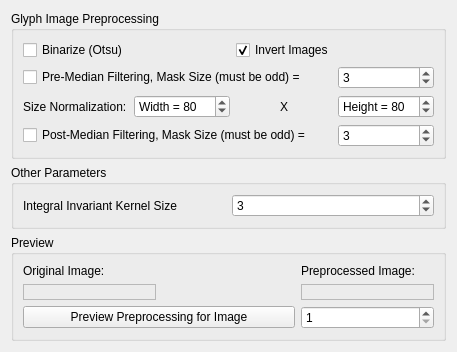
<?xml version="1.0" encoding="UTF-8"?>
<ui version="4.0">
 <class>PreprocessingWidget</class>
 <widget class="QWidget" name="PreprocessingWidget">
  <property name="geometry">
   <rect>
    <x>0</x>
    <y>0</y>
    <width>457</width>
    <height>371</height>
   </rect>
  </property>
  <property name="sizePolicy">
   <sizepolicy hsizetype="Preferred" vsizetype="Maximum">
    <horstretch>0</horstretch>
    <verstretch>0</verstretch>
   </sizepolicy>
  </property>
  <property name="windowTitle">
   <string>Form</string>
  </property>
  <layout class="QGridLayout" name="gridLayout_2">
   <property name="sizeConstraint">
    <enum>QLayout::SetMaximumSize</enum>
   </property>
   <item row="0" column="0" colspan="2">
    <widget class="QGroupBox" name="glyphImagePreprocessingGroupBox">
     <property name="sizePolicy">
      <sizepolicy hsizetype="Preferred" vsizetype="Maximum">
       <horstretch>0</horstretch>
       <verstretch>0</verstretch>
      </sizepolicy>
     </property>
     <property name="title">
      <string>Glyph Image Preprocessing</string>
     </property>
     <layout class="QGridLayout" name="gridLayout">
      <item row="0" column="0">
       <widget class="QCheckBox" name="binarizeCheckBox">
        <property name="toolTip">
         <string>Check this, if source images are not binarized yet.</string>
        </property>
        <property name="text">
         <string>Binarize (Otsu)</string>
        </property>
       </widget>
      </item>
      <item row="0" column="2" colspan="2">
       <widget class="QCheckBox" name="invertCheckBox">
        <property name="toolTip">
         <string>Should the binarized image be inverted?</string>
        </property>
        <property name="text">
         <string>Invert Images</string>
        </property>
        <property name="checked">
         <bool>true</bool>
        </property>
       </widget>
      </item>
      <item row="1" column="0" colspan="3">
       <widget class="QCheckBox" name="preMedianCheckBox">
        <property name="toolTip">
         <string>Check, to perform pre-median filtering with specified mask size</string>
        </property>
        <property name="text">
         <string>Pre-Median Filtering, Mask Size (must be odd) = </string>
        </property>
       </widget>
      </item>
      <item row="1" column="3">
       <widget class="QSpinBox" name="preMedianSpinBox">
        <property name="minimum">
         <number>1</number>
        </property>
        <property name="singleStep">
         <number>2</number>
        </property>
        <property name="value">
         <number>3</number>
        </property>
       </widget>
      </item>
      <item row="2" column="0">
       <widget class="QLabel" name="label">
        <property name="text">
         <string>Size Normalization:</string>
        </property>
       </widget>
      </item>
      <item row="2" column="1">
       <widget class="QSpinBox" name="newSizeWidthSpinBox">
        <property name="suffix">
         <string/>
        </property>
        <property name="prefix">
         <string>Width = </string>
        </property>
        <property name="minimum">
         <number>1</number>
        </property>
        <property name="maximum">
         <number>200</number>
        </property>
        <property name="value">
         <number>80</number>
        </property>
       </widget>
      </item>
      <item row="2" column="3">
       <widget class="QSpinBox" name="newSizeHeightSpinBox">
        <property name="prefix">
         <string>Height = </string>
        </property>
        <property name="minimum">
         <number>1</number>
        </property>
        <property name="maximum">
         <number>200</number>
        </property>
        <property name="value">
         <number>80</number>
        </property>
       </widget>
      </item>
      <item row="3" column="0" colspan="3">
       <widget class="QCheckBox" name="postMedianCheckBox">
        <property name="toolTip">
         <string>Check, to perform pre-median filtering with specified mask size</string>
        </property>
        <property name="text">
         <string>Post-Median Filtering, Mask Size (must be odd) = </string>
        </property>
       </widget>
      </item>
      <item row="3" column="3">
       <widget class="QSpinBox" name="postMedianSpinBox">
        <property name="minimum">
         <number>1</number>
        </property>
        <property name="singleStep">
         <number>2</number>
        </property>
        <property name="value">
         <number>3</number>
        </property>
       </widget>
      </item>
      <item row="2" column="2">
       <widget class="QLabel" name="label_2">
        <property name="text">
         <string>X</string>
        </property>
        <property name="alignment">
         <set>Qt::AlignCenter</set>
        </property>
       </widget>
      </item>
     </layout>
    </widget>
   </item>
   <item row="1" column="0" colspan="2">
    <widget class="QGroupBox" name="otherParametersGroupBox">
     <property name="sizePolicy">
      <sizepolicy hsizetype="Preferred" vsizetype="Maximum">
       <horstretch>0</horstretch>
       <verstretch>0</verstretch>
      </sizepolicy>
     </property>
     <property name="mouseTracking">
      <bool>false</bool>
     </property>
     <property name="title">
      <string>Other Parameters</string>
     </property>
     <property name="checkable">
      <bool>false</bool>
     </property>
     <layout class="QGridLayout" name="gridLayout_4">
      <item row="0" column="0">
       <widget class="QLabel" name="label_5">
        <property name="text">
         <string>Integral Invariant Kernel Size</string>
        </property>
       </widget>
      </item>
      <item row="0" column="1">
       <widget class="QSpinBox" name="iiKernelSizeSpinBox">
        <property name="minimum">
         <number>2</number>
        </property>
        <property name="value">
         <number>3</number>
        </property>
       </widget>
      </item>
     </layout>
    </widget>
   </item>
   <item row="2" column="0" colspan="2">
    <widget class="QGroupBox" name="previewGroupBox">
     <property name="sizePolicy">
      <sizepolicy hsizetype="Preferred" vsizetype="Maximum">
       <horstretch>0</horstretch>
       <verstretch>0</verstretch>
      </sizepolicy>
     </property>
     <property name="title">
      <string>Preview</string>
     </property>
     <layout class="QGridLayout" name="gridLayout_3">
      <item row="0" column="0">
       <widget class="QLabel" name="label_6">
        <property name="sizePolicy">
         <sizepolicy hsizetype="Minimum" vsizetype="Fixed">
          <horstretch>0</horstretch>
          <verstretch>0</verstretch>
         </sizepolicy>
        </property>
        <property name="text">
         <string>Original Image:</string>
        </property>
       </widget>
      </item>
      <item row="0" column="2">
       <widget class="QLabel" name="label_7">
        <property name="sizePolicy">
         <sizepolicy hsizetype="Minimum" vsizetype="Fixed">
          <horstretch>0</horstretch>
          <verstretch>0</verstretch>
         </sizepolicy>
        </property>
        <property name="text">
         <string>Preprocessed Image:</string>
        </property>
       </widget>
      </item>
      <item row="1" column="0">
       <widget class="QLabel" name="originalImageLabel">
        <property name="autoFillBackground">
         <bool>false</bool>
        </property>
        <property name="frameShape">
         <enum>QFrame::StyledPanel</enum>
        </property>
        <property name="text">
         <string/>
        </property>
        <property name="scaledContents">
         <bool>false</bool>
        </property>
       </widget>
      </item>
      <item row="2" column="0" colspan="2">
       <widget class="QPushButton" name="preprocessingPreviewButton">
        <property name="text">
         <string>Preview Preprocessing for Image</string>
        </property>
       </widget>
      </item>
      <item row="2" column="2">
       <widget class="QSpinBox" name="preprocessingPreviewSpinBox">
        <property name="minimum">
         <number>1</number>
        </property>
        <property name="maximum">
         <number>999999999</number>
        </property>
       </widget>
      </item>
      <item row="1" column="2">
       <widget class="QLabel" name="preprocessedImageLabel">
        <property name="frameShape">
         <enum>QFrame::StyledPanel</enum>
        </property>
        <property name="text">
         <string/>
        </property>
       </widget>
      </item>
     </layout>
    </widget>
   </item>
  </layout>
 </widget>
 <resources/>
 <connections/>
</ui>
